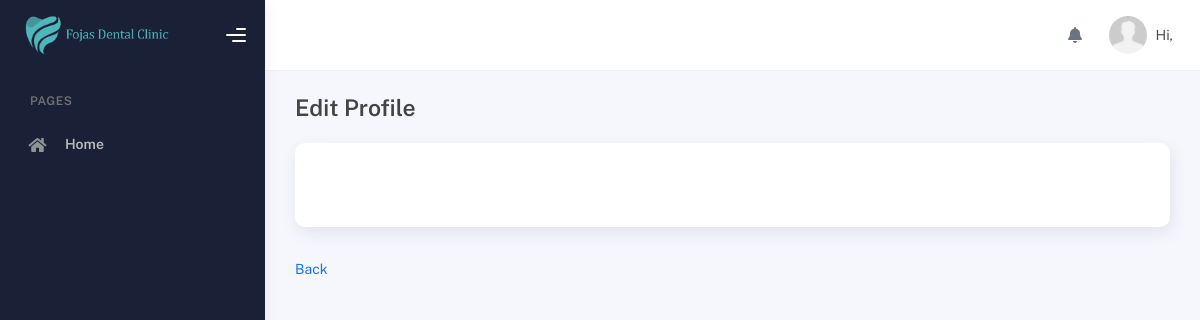
Page /modules/admin/edit-profile.php?user_id=20258428 on the earlier database version.
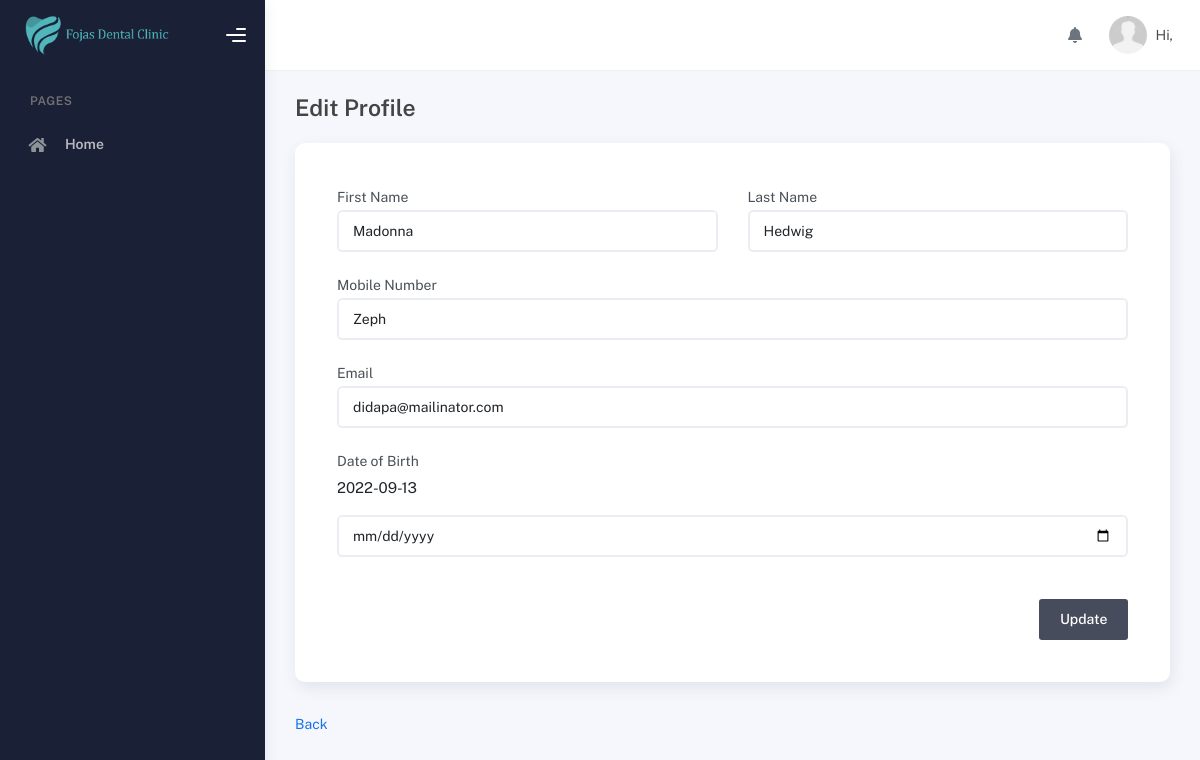
Same page on the later database version.
### tables this page shows
CREATE TABLE `users` (
  `id` int(11) NOT NULL,
  `user_id` int(100) NOT NULL,
  `role_id` int(11) NOT NULL,
  `first_name` varchar(250) NOT NULL,
  `middle_name` varchar(255) NOT NULL,
  `last_name` varchar(255) NOT NULL,
  `mobile_number` varchar(255) NOT NULL,
  `email` varchar(255) NOT NULL,
  `password` varchar(255) NOT NULL,
  `date_of_birth` date NOT NULL,
  `date_created` date NOT NULL,
  `date_updated` date NOT NULL,
  `token` varchar(255) DEFAULT NULL,
  `address` varchar(255) DEFAULT NULL
);

### modules/admin/edit-profile.php (the view, shortened to what this page needs)
<?php
include('../../connection/connection.php');
?>
<!DOCTYPE html>
<html lang="en">
<head>
    <?php include '../../includes/styles.php' ?>
</head>
<body>
    <div class="wrapper">
        <?php include '../../includes/sidebar.php'; ?>
      <div class="main-panel">
        <?php include '../../includes/topbar.php'; ?>
        <div class="container">
          <div class="page-inner">
            <div class="page-header">
              <h4 class="page-title">Edit Profile</h4>
            </div>
            <div class="page-category">
                <div class="card p-5">
                <?php
                    if(isset($_GET['user_id'])){
                        $user_id = $_GET['user_id'];
                        $query_profile = "SELECT users.user_id AS user_id, users.first_name AS first_name, users.middle_name AS middle_name, users.last_name AS last_name, users.mobile_number AS mobile_number, users.email AS email, users.date_of_birth AS date_of_birth FROM users
                        WHERE users.role_id = '2' AND users.user_id = '$user_id'";
                        $run_profile = mysqli_query($conn,$query_profile);
                        if(mysqli_num_rows($run_profile) > 0){
                            foreach($run_profile as $row_profile){
                                ?>
                                    <form action="" method="POST">
                                        <div class="row">
                                            <div class="col-lg-6 mb-4">
                                                <label for="">First Name</label>
                                                <input type="text" name="first_name" class="form-control" value="<?php echo $row_profile['first_name']?>">
                                            </div>
                                            <div class="col-lg-6 mb-4">
                                                <label for="">Last Name</label>
                                                <input type="text" name="last_name" class="form-control" value="<?php echo $row_profile['last_name']?>">
                                            </div>
                                            <div class="col-lg-12 mb-4">
                                            <label for="">Mobile Number</label>
                                            <input type="text" name="mobile_number" class="form-control" value="<?php echo $row_profile['mobile_number']?>">
                                            </div>
                                            <div class="col-lg-12 mb-4">
                                                <label for="">Email</label>
                                                <input type="email" name="email" class="form-control" value="<?php echo $row_profile['email']?>">
                                            </div>
                                            <div class="col-lg-12 mb-5">
                                                <label for="">Date of Birth</label>
                                                <p><?php echo $row_profile['date_of_birth']?></p>
                                                <input type="date" class="form-control"  name="date_of_birth">
                                            </div>
                                            <div class="col-lg-12 d-flex justify-content-end">
                                                <input type="submit" class="btn btn-black op-8" name="update_profile" value="Update">
                                            </div>
                                        </div>
                                    </form>
                                <?php
                            }
                        }
                    }
                    ?>
                </div>
            <a href="my-profile.php">Back</a>
            </div>
          </div>
        </div>
      </div>
    </div>
</body>
</html>

Differences in the rows shown:
added users: first_name "Madonna", last_name "Hedwig", mobile_number "Zeph", email "didapa@mailinator.com", date_of_birth "2022-09-13"
